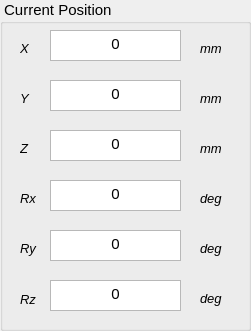
  <widget class="QGroupBox" name="groupBoxCarPulPos">
   <property name="geometry">
    <rect>
     <x>10</x>
     <y>560</y>
     <width>251</width>
     <height>331</height>
    </rect>
   </property>
   <property name="font">
    <font>
     <pointsize>11</pointsize>
     <weight>50</weight>
     <italic>false</italic>
     <bold>false</bold>
    </font>
   </property>
   <property name="title">
    <string> Current Position</string>
   </property>
   <widget class="QTextBrowser" name="tbCurrentPosPitch_3">
    <property name="geometry">
     <rect>
      <x>50</x>
      <y>230</y>
      <width>131</width>
      <height>31</height>
     </rect>
    </property>
    <property name="font">
     <font>
      <pointsize>11</pointsize>
      <weight>50</weight>
      <italic>false</italic>
      <bold>false</bold>
     </font>
    </property>
    <property name="html">
     <string>&lt;!DOCTYPE HTML PUBLIC &quot;-//W3C//DTD HTML 4.0//EN&quot; &quot;http://www.w3.org/TR/REC-html40/strict.dtd&quot;&gt;
&lt;html&gt;&lt;head&gt;&lt;meta name=&quot;qrichtext&quot; content=&quot;1&quot; /&gt;&lt;style type=&quot;text/css&quot;&gt;
p, li { white-space: pre-wrap; }
&lt;/style&gt;&lt;/head&gt;&lt;body style=&quot; font-family:'Ubuntu'; font-size:11pt; font-weight:400; font-style:normal;&quot;&gt;
&lt;p align=&quot;center&quot; style=&quot; margin-top:0px; margin-bottom:0px; margin-left:0px; margin-right:0px; -qt-block-indent:0; text-indent:0px;&quot;&gt;&lt;span style=&quot; font-family:'Sans Serif';&quot;&gt;0&lt;/span&gt;&lt;/p&gt;&lt;/body&gt;&lt;/html&gt;</string>
    </property>
   </widget>
   <widget class="QLabel" name="lblCurrentRy_3">
    <property name="geometry">
     <rect>
      <x>20</x>
      <y>240</y>
      <width>51</width>
      <height>16</height>
     </rect>
    </property>
    <property name="font">
     <font>
      <pointsize>10</pointsize>
      <weight>50</weight>
      <italic>true</italic>
      <bold>false</bold>
     </font>
    </property>
    <property name="text">
     <string>Ry</string>
    </property>
   </widget>
   <widget class="QLabel" name="lblCurrentRz_3">
    <property name="geometry">
     <rect>
      <x>20</x>
      <y>291</y>
      <width>51</width>
      <height>16</height>
     </rect>
    </property>
    <property name="font">
     <font>
      <pointsize>10</pointsize>
      <weight>50</weight>
      <italic>true</italic>
      <bold>false</bold>
     </font>
    </property>
    <property name="text">
     <string>Rz</string>
    </property>
   </widget>
   <widget class="QLabel" name="lblCurrentY">
    <property name="geometry">
     <rect>
      <x>20</x>
      <y>90</y>
      <width>21</width>
      <height>16</height>
     </rect>
    </property>
    <property name="font">
     <font>
      <pointsize>10</pointsize>
      <weight>50</weight>
      <italic>true</italic>
      <bold>false</bold>
     </font>
    </property>
    <property name="text">
     <string>Y</string>
    </property>
   </widget>
   <widget class="QLabel" name="lblCurrentRx_3">
    <property name="geometry">
     <rect>
      <x>20</x>
      <y>190</y>
      <width>41</width>
      <height>16</height>
     </rect>
    </property>
    <property name="font">
     <font>
      <pointsize>10</pointsize>
      <weight>50</weight>
      <italic>true</italic>
      <bold>false</bold>
     </font>
    </property>
    <property name="text">
     <string>Rx</string>
    </property>
   </widget>
   <widget class="QTextBrowser" name="tbCurrentPosYaw_3">
    <property name="geometry">
     <rect>
      <x>50</x>
      <y>280</y>
      <width>131</width>
      <height>31</height>
     </rect>
    </property>
    <property name="font">
     <font>
      <pointsize>11</pointsize>
      <weight>50</weight>
      <italic>false</italic>
      <bold>false</bold>
     </font>
    </property>
    <property name="html">
     <string>&lt;!DOCTYPE HTML PUBLIC &quot;-//W3C//DTD HTML 4.0//EN&quot; &quot;http://www.w3.org/TR/REC-html40/strict.dtd&quot;&gt;
&lt;html&gt;&lt;head&gt;&lt;meta name=&quot;qrichtext&quot; content=&quot;1&quot; /&gt;&lt;style type=&quot;text/css&quot;&gt;
p, li { white-space: pre-wrap; }
&lt;/style&gt;&lt;/head&gt;&lt;body style=&quot; font-family:'Ubuntu'; font-size:11pt; font-weight:400; font-style:normal;&quot;&gt;
&lt;p align=&quot;center&quot; style=&quot; margin-top:0px; margin-bottom:0px; margin-left:0px; margin-right:0px; -qt-block-indent:0; text-indent:0px;&quot;&gt;&lt;span style=&quot; font-family:'Sans Serif';&quot;&gt;0&lt;/span&gt;&lt;/p&gt;&lt;/body&gt;&lt;/html&gt;</string>
    </property>
   </widget>
   <widget class="QTextBrowser" name="tbCurrentPosZ_3">
    <property name="geometry">
     <rect>
      <x>50</x>
      <y>130</y>
      <width>131</width>
      <height>31</height>
     </rect>
    </property>
    <property name="font">
     <font>
      <pointsize>11</pointsize>
      <weight>50</weight>
      <italic>false</italic>
      <bold>false</bold>
     </font>
    </property>
    <property name="html">
     <string>&lt;!DOCTYPE HTML PUBLIC &quot;-//W3C//DTD HTML 4.0//EN&quot; &quot;http://www.w3.org/TR/REC-html40/strict.dtd&quot;&gt;
&lt;html&gt;&lt;head&gt;&lt;meta name=&quot;qrichtext&quot; content=&quot;1&quot; /&gt;&lt;style type=&quot;text/css&quot;&gt;
p, li { white-space: pre-wrap; }
&lt;/style&gt;&lt;/head&gt;&lt;body style=&quot; font-family:'Ubuntu'; font-size:11pt; font-weight:400; font-style:normal;&quot;&gt;
&lt;p align=&quot;center&quot; style=&quot; margin-top:0px; margin-bottom:0px; margin-left:0px; margin-right:0px; -qt-block-indent:0; text-indent:0px;&quot;&gt;&lt;span style=&quot; font-family:'Sans Serif';&quot;&gt;0&lt;/span&gt;&lt;/p&gt;&lt;/body&gt;&lt;/html&gt;</string>
    </property>
   </widget>
   <widget class="QLabel" name="lblCurrentZ">
    <property name="geometry">
     <rect>
      <x>20</x>
      <y>140</y>
      <width>21</width>
      <height>16</height>
     </rect>
    </property>
    <property name="font">
     <font>
      <pointsize>10</pointsize>
      <weight>50</weight>
      <italic>true</italic>
      <bold>false</bold>
     </font>
    </property>
    <property name="text">
     <string>Z</string>
    </property>
   </widget>
   <widget class="QTextBrowser" name="tbCurrentPosX_3">
    <property name="geometry">
     <rect>
      <x>50</x>
      <y>30</y>
      <width>131</width>
      <height>31</height>
     </rect>
    </property>
    <property name="font">
     <font>
      <pointsize>11</pointsize>
      <weight>50</weight>
      <italic>false</italic>
      <bold>false</bold>
     </font>
    </property>
    <property name="html">
     <string>&lt;!DOCTYPE HTML PUBLIC &quot;-//W3C//DTD HTML 4.0//EN&quot; &quot;http://www.w3.org/TR/REC-html40/strict.dtd&quot;&gt;
&lt;html&gt;&lt;head&gt;&lt;meta name=&quot;qrichtext&quot; content=&quot;1&quot; /&gt;&lt;style type=&quot;text/css&quot;&gt;
p, li { white-space: pre-wrap; }
&lt;/style&gt;&lt;/head&gt;&lt;body style=&quot; font-family:'Ubuntu'; font-size:11pt; font-weight:400; font-style:normal;&quot;&gt;
&lt;p align=&quot;center&quot; style=&quot; margin-top:0px; margin-bottom:0px; margin-left:0px; margin-right:0px; -qt-block-indent:0; text-indent:0px;&quot;&gt;&lt;span style=&quot; font-family:'Sans Serif';&quot;&gt;0&lt;/span&gt;&lt;/p&gt;&lt;/body&gt;&lt;/html&gt;</string>
    </property>
   </widget>
   <widget class="QLabel" name="lblCurrentX">
    <property name="geometry">
     <rect>
      <x>20</x>
      <y>40</y>
      <width>21</width>
      <height>16</height>
     </rect>
    </property>
    <property name="font">
     <font>
      <pointsize>10</pointsize>
      <weight>50</weight>
      <italic>true</italic>
      <bold>false</bold>
     </font>
    </property>
    <property name="text">
     <string>X</string>
    </property>
   </widget>
   <widget class="QTextBrowser" name="tbCurrentPosY_3">
    <property name="geometry">
     <rect>
      <x>50</x>
      <y>80</y>
      <width>131</width>
      <height>31</height>
     </rect>
    </property>
    <property name="font">
     <font>
      <pointsize>11</pointsize>
      <weight>50</weight>
      <italic>false</italic>
      <bold>false</bold>
     </font>
    </property>
    <property name="html">
     <string>&lt;!DOCTYPE HTML PUBLIC &quot;-//W3C//DTD HTML 4.0//EN&quot; &quot;http://www.w3.org/TR/REC-html40/strict.dtd&quot;&gt;
&lt;html&gt;&lt;head&gt;&lt;meta name=&quot;qrichtext&quot; content=&quot;1&quot; /&gt;&lt;style type=&quot;text/css&quot;&gt;
p, li { white-space: pre-wrap; }
&lt;/style&gt;&lt;/head&gt;&lt;body style=&quot; font-family:'Ubuntu'; font-size:11pt; font-weight:400; font-style:normal;&quot;&gt;
&lt;p align=&quot;center&quot; style=&quot; margin-top:0px; margin-bottom:0px; margin-left:0px; margin-right:0px; -qt-block-indent:0; text-indent:0px;&quot;&gt;&lt;span style=&quot; font-family:'Sans Serif';&quot;&gt;0&lt;/span&gt;&lt;/p&gt;&lt;/body&gt;&lt;/html&gt;</string>
    </property>
   </widget>
   <widget class="QTextBrowser" name="tbCurrentPosRoll_3">
    <property name="geometry">
     <rect>
      <x>50</x>
      <y>180</y>
      <width>131</width>
      <height>31</height>
     </rect>
    </property>
    <property name="font">
     <font>
      <pointsize>11</pointsize>
      <weight>50</weight>
      <italic>false</italic>
      <bold>false</bold>
     </font>
    </property>
    <property name="html">
     <string>&lt;!DOCTYPE HTML PUBLIC &quot;-//W3C//DTD HTML 4.0//EN&quot; &quot;http://www.w3.org/TR/REC-html40/strict.dtd&quot;&gt;
&lt;html&gt;&lt;head&gt;&lt;meta name=&quot;qrichtext&quot; content=&quot;1&quot; /&gt;&lt;style type=&quot;text/css&quot;&gt;
p, li { white-space: pre-wrap; }
&lt;/style&gt;&lt;/head&gt;&lt;body style=&quot; font-family:'Ubuntu'; font-size:11pt; font-weight:400; font-style:normal;&quot;&gt;
&lt;p align=&quot;center&quot; style=&quot; margin-top:0px; margin-bottom:0px; margin-left:0px; margin-right:0px; -qt-block-indent:0; text-indent:0px;&quot;&gt;&lt;span style=&quot; font-family:'Sans Serif';&quot;&gt;0&lt;/span&gt;&lt;/p&gt;&lt;/body&gt;&lt;/html&gt;</string>
    </property>
   </widget>
   <widget class="QLabel" name="lblUnitCar1_19">
    <property name="geometry">
     <rect>
      <x>200</x>
      <y>90</y>
      <width>41</width>
      <height>16</height>
     </rect>
    </property>
    <property name="font">
     <font>
      <pointsize>10</pointsize>
      <weight>50</weight>
      <italic>true</italic>
      <bold>false</bold>
      <underline>false</underline>
     </font>
    </property>
    <property name="text">
     <string>mm</string>
    </property>
   </widget>
   <widget class="QLabel" name="lblUnitCar1_16">
    <property name="geometry">
     <rect>
      <x>200</x>
      <y>240</y>
      <width>41</width>
      <height>16</height>
     </rect>
    </property>
    <property name="font">
     <font>
      <pointsize>10</pointsize>
      <weight>50</weight>
      <italic>true</italic>
      <bold>false</bold>
      <underline>false</underline>
     </font>
    </property>
    <property name="text">
     <string>deg</string>
    </property>
   </widget>
   <widget class="QLabel" name="lblUnitCar1_20">
    <property name="geometry">
     <rect>
      <x>200</x>
      <y>40</y>
      <width>41</width>
      <height>16</height>
     </rect>
    </property>
    <property name="font">
     <font>
      <pointsize>10</pointsize>
      <weight>50</weight>
      <italic>true</italic>
      <bold>false</bold>
      <underline>false</underline>
     </font>
    </property>
    <property name="text">
     <string>mm</string>
    </property>
   </widget>
   <widget class="QLabel" name="lblUnitCar1_21">
    <property name="geometry">
     <rect>
      <x>200</x>
      <y>140</y>
      <width>41</width>
      <height>16</height>
     </rect>
    </property>
    <property name="font">
     <font>
      <pointsize>10</pointsize>
      <weight>50</weight>
      <italic>true</italic>
      <bold>false</bold>
      <underline>false</underline>
     </font>
    </property>
    <property name="text">
     <string>mm</string>
    </property>
   </widget>
   <widget class="QLabel" name="lblUnitCar1_17">
    <property name="geometry">
     <rect>
      <x>200</x>
      <y>190</y>
      <width>41</width>
      <height>16</height>
     </rect>
    </property>
    <property name="font">
     <font>
      <pointsize>10</pointsize>
      <weight>50</weight>
      <italic>true</italic>
      <bold>false</bold>
      <underline>false</underline>
     </font>
    </property>
    <property name="text">
     <string>deg</string>
    </property>
   </widget>
   <widget class="QLabel" name="lblUnitCar1_18">
    <property name="geometry">
     <rect>
      <x>200</x>
      <y>290</y>
      <width>41</width>
      <height>16</height>
     </rect>
    </property>
    <property name="font">
     <font>
      <pointsize>10</pointsize>
      <weight>50</weight>
      <italic>true</italic>
      <bold>false</bold>
      <underline>false</underline>
     </font>
    </property>
    <property name="text">
     <string>deg</string>
    </property>
   </widget>
  </widget>
